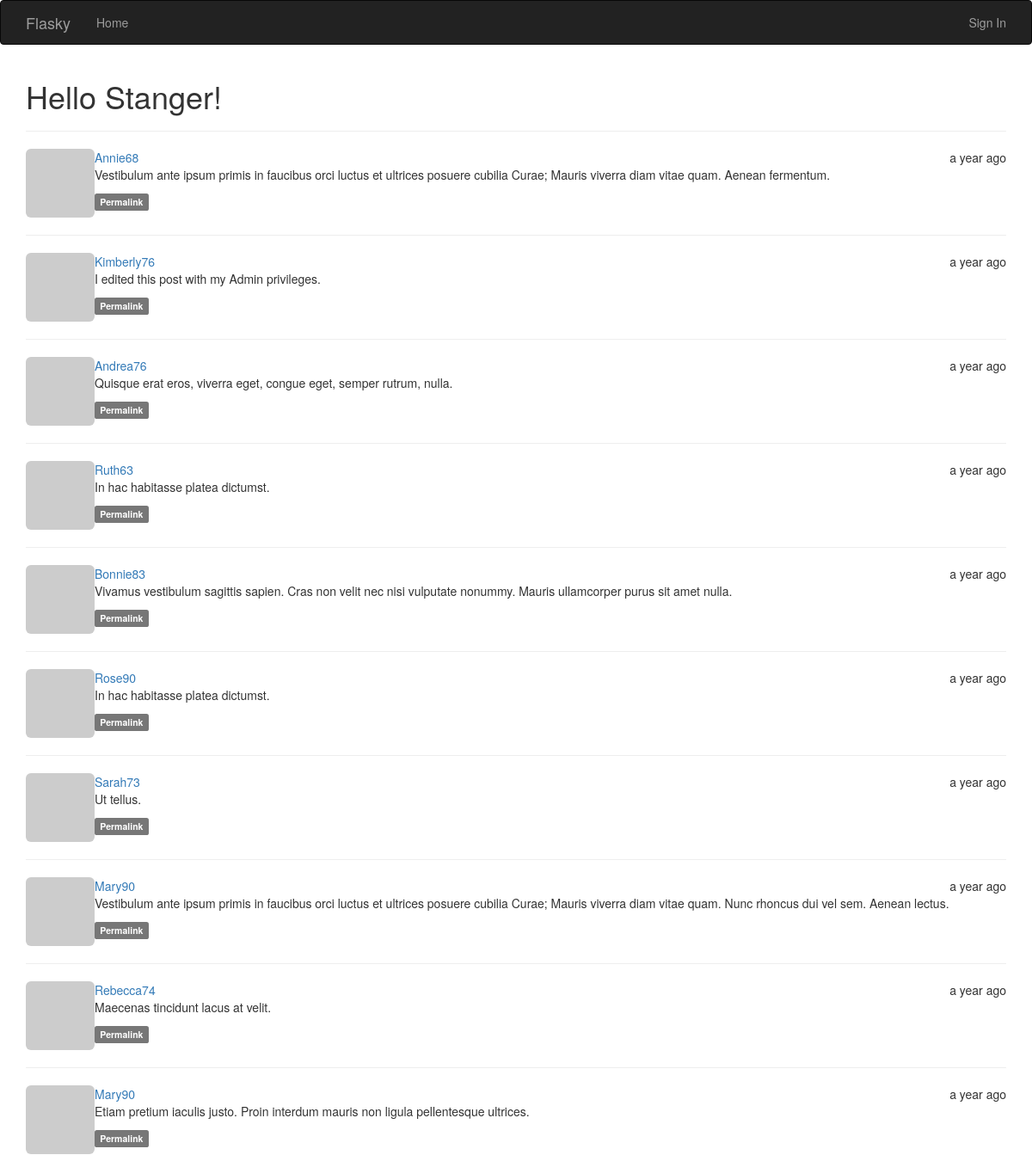
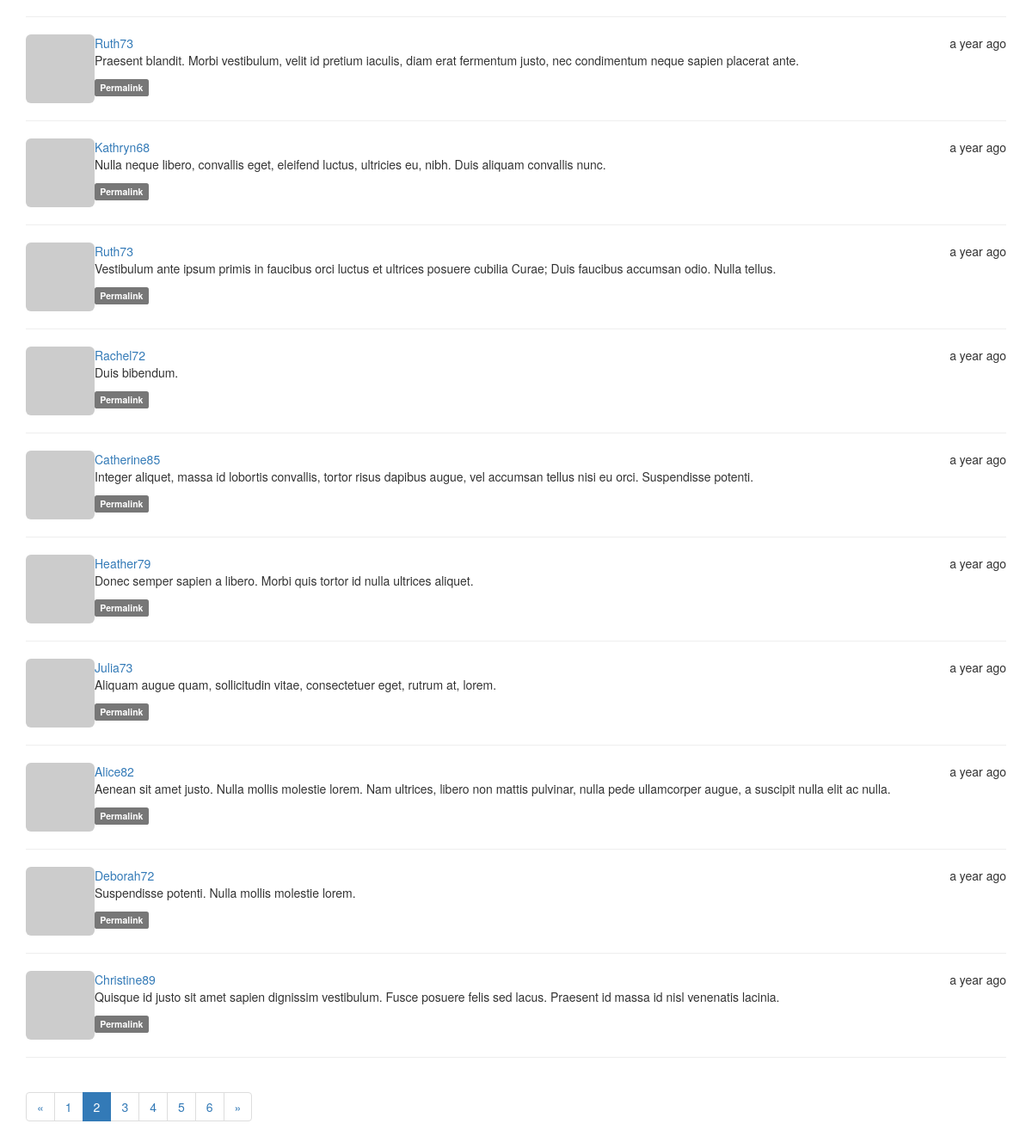
Screenshot of /?page=2 with the database file from the repository (2 pictures, top to bottom).
### app/models.py (models this page shows, shortened)
class Post(db.Model):
    __tablename__ = 'posts'
    id = db.Column(db.Integer, primary_key=True)
    body = db.Column(db.Text)
    timestamp = db.Column(db.DateTime, index=True, default=datetime.utcnow)
    author_id = db.Column(db.Integer, db.ForeignKey('users.id')) #users is the tablename for the User class
    body_html = db.Column(db.Text)

class User(UserMixin, db.Model):
    __tablename__ = 'users'
    id = db.Column(db.Integer, primary_key=True)
    email = db.Column(db.String(64), unique=True, index=True)
    username = db.Column(db.String(64), unique=True, index=True)
    role_id = db.Column(db.Integer, db.ForeignKey('roles.id'))
    password_hash = db.Column(db.String(128))
    confirmed = db.Column(db.Boolean, default=False)
    avatar_hash = db.Column(db.String(32))
    posts = db.relationship('Post', backref='author', lazy='dynamic')
    name = db.Column(db.String(64))
    location = db.Column(db.String(64))
    about_me = db.Column(db.Text())
    member_since = db.Column(db.DateTime(), default=datetime.utcnow) #utcnow NOT utcnow(), to get the actual current_time at creation
    last_seen = db.Column(db.DateTime(), default=datetime.utcnow)
    @property
    def password(self):
        raise AttributeError('password is not a readable attribute')
    def gravatar(self, size=100, default='identicon', rating='g'):
        if request.is_secure:
            url = 'https://secure.gravatar.com/avatar'
        else:
            url = 'http://www.gravatar.com/avatar'
        return '{url}/{hash}?s={size}&d={default}&r={rating}'.format(
            url=url, hash=self.avatar_hash or hashlib.md5(self.email.encode('utf-8')).hexdigest(),
            size=size, default=default, rating=rating)

### app/main/views.py (the view)
@main.route('/', methods=['GET', 'POST'])
def index():
    form = PostForm()
    if current_user.can(Permission.WRITE_ARTICLES) and form.validate_on_submit():
        post = Post(body=form.body.data, author=current_user._get_current_object()) #current_user is not the actual User object but a wrapper, the db needs the actual object so we use the _get_current_object() method
        db.session.add(post)
        return redirect(url_for('.index'))
    page = request.args.get('page', 1, type=int)
    pagination = Post.query.order_by(Post.timestamp.desc()).paginate(page, per_page=current_app.config['FLASKY_POSTS_PER_PAGE'], error_out=False)
    posts = pagination.items
    return render_template('index.html', form=form, posts=posts, pagination=pagination)

### app/auth/views.py (called while the page is built)
@auth.before_app_request
def before_request():
    if current_user.is_authenticated:
        current_user.ping()
        if not current_user.confirmed and request.endpoint[:5] != 'auth.':
            return redirect(url_for('auth.unconfirmed'))

### app/main/__init__.py (called while the page is built)
@main.app_context_processor
def inject_permissions():
    return dict(Permission=Permission)

### app/models.py (called while the page is built)
    def can(self, permissions):
        return False

    def is_administrator(self):
        return False

### app/templates/index.html (shortened to what this page needs)
{% extends 'base.html' %}
{% import 'bootstrap/wtf.html' as wtf %}
{% import "_macros.html" as macros %}
{% block content %}
<div class="container">
  <h1> Hello
    {% if current_user.is_authenticated %}
      {{ current_user.username|capitalize }}
    {% else %}
      Stanger!
    {% endif %}
  </h1>
  <hr>
  {% include "_posts.html" %}
  {{ macros.pagination_widget(pagination, '.index') }}
</div>
{% endblock %}

### app/templates/_posts.html (shortened to what this page needs)
<ul class="posts">
  {% for post in posts %}
  <li class="post">
    <div class="profile-thumbnail">
      <a href="{{ url_for('.user', username=post.author.username) }}">
        <img class="img-rounded profile-thumbnail2" src="{{ post.author.gravatar(size=40) }}">
      </a>
    </div>
    <div class="post-date"> {{ moment(post.timestamp).fromNow() }} </div>
    <div class="post-author">
      <a href="{{ url_for('.user', username=post.author.username) }}"> {{ post.author.username|capitalize }} </a>
    </div>
    <div class="post-body">
      {% if post.body_html %}
        {{ post.body_html | safe }}
      {% else %}
        {{ post.body }}
      {% endif %}
    </div>
    <div class="post-footer">
        <a href="{{ url_for('.post', id=post.id) }}"> <span class="label label-default">Permalink</span> </a>
    </div>
  </li>
  <hr>
  {% endfor %}
</ul>

### app/templates/_posts.html (style rules this page uses)
.post { list-style: none; margin-bottom: 30px; }
.profile-thumbnail2 { display: inline; float: left; }
.post-date { float: right; }
.post-body, .post-author { margin-left: 50px; }
.posts { padding-left: 0px; }

### rows the page displays
Post: timestamp "a year ago", author.username "Annie68", body_html "Vestibulum ante ipsum primis in faucibus orci luctus et ultrices posuere cubilia Curae; Mauris viverra diam vitae quam. Aenean fermentum."
Post: timestamp "a year ago", author.username "Kimberly76", body_html "I edited this post with my Admin privileges."
Post: timestamp "a year ago", author.username "Andrea76", body_html "Quisque erat eros, viverra eget, congue eget, semper rutrum, nulla."
Post: timestamp "a year ago", author.username "Ruth63", body_html "In hac habitasse platea dictumst."
Post: timestamp "a year ago", author.username "Bonnie83", body_html "Vivamus vestibulum sagittis sapien. Cras non velit nec nisi vulputate nonummy. Mauris ullamcorper purus sit amet nulla."
Post: timestamp "a year ago", author.username "Rose90", body_html "In hac habitasse platea dictumst."
Post: timestamp "a year ago", author.username "Sarah73", body_html "Ut tellus."
Post: timestamp "a year ago", author.username "Mary90", body_html "Vestibulum ante ipsum primis in faucibus orci luctus et ultrices posuere cubilia Curae; Mauris viverra diam vitae quam. Nunc rhoncus dui vel sem. Aenean lectus."
Post: timestamp "a year ago", author.username "Rebecca74", body_html "Maecenas tincidunt lacus at velit."
Post: timestamp "a year ago", author.username "Mary90", body_html "Etiam pretium iaculis justo. Proin interdum mauris non ligula pellentesque ultrices."
Post: timestamp "a year ago", author.username "Ruth73", body_html "Praesent blandit. Morbi vestibulum, velit id pretium iaculis, diam erat fermentum justo, nec condimentum neque sapien placerat ante."
Post: timestamp "a year ago", author.username "Kathryn68", body_html "Nulla neque libero, convallis eget, eleifend luctus, ultricies eu, nibh. Duis aliquam convallis nunc."
Post: timestamp "a year ago", author.username "Ruth73", body_html "Vestibulum ante ipsum primis in faucibus orci luctus et ultrices posuere cubilia Curae; Duis faucibus accumsan odio. Nulla tellus."
Post: timestamp "a year ago", author.username "Rachel72", body_html "Duis bibendum."
Post: timestamp "a year ago", author.username "Catherine85", body_html "Integer aliquet, massa id lobortis convallis, tortor risus dapibus augue, vel accumsan tellus nisi eu orci. Suspendisse potenti."
Post: timestamp "a year ago", author.username "Heather79", body_html "Donec semper sapien a libero. Morbi quis tortor id nulla ultrices aliquet."
Post: timestamp "a year ago", author.username "Julia73", body_html "Aliquam augue quam, sollicitudin vitae, consectetuer eget, rutrum at, lorem."
Post: timestamp "a year ago", author.username "Alice82", body_html "Aenean sit amet justo. Nulla mollis molestie lorem. Nam ultrices, libero non mattis pulvinar, nulla pede ullamcorper augue, a suscipit nulla elit ac nulla."
Post: timestamp "a year ago", author.username "Deborah72", body_html "Suspendisse potenti. Nulla mollis molestie lorem."
Post: timestamp "a year ago", author.username "Christine89", body_html "Quisque id justo sit amet sapien dignissim vestibulum. Fusce posuere felis sed lacus. Praesent id massa id nisl venenatis lacinia."

### other values shown
{{ p }} "1" "3" "4" "5" "6"
{{ p }} "2"
